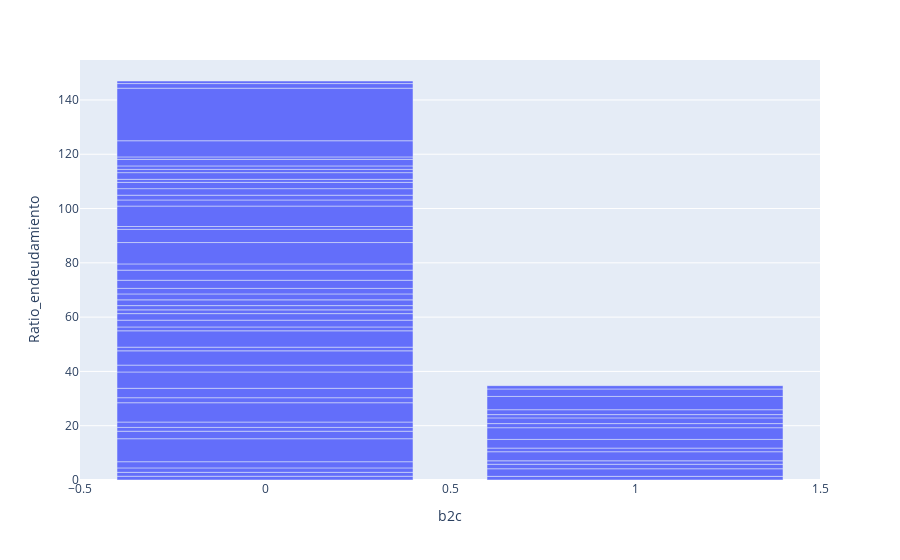

Source (notebook cell):
### Code cell
px.bar(df_valoracion,'b2c','Ratio_endeudamiento')

### Figure 1 — Plotly figure (JSON) as saved in the notebook; plotly's stock layout.template omitted (floating-point values rounded to 4 significant figures)
{"data": [{"alignmentgroup": "True", "hovertemplate": "b2c=%{x}<br>Ratio_endeudamiento=%{y}<extra></extra>", "legendgroup": "", "marker": {"color": "#636efa", "pattern": {"shape": ""}}, "name": "", "offsetgroup": "", "orientation": "v", "showlegend": false, "textposition": "auto", "type": "bar", "x": [0, 1, 0, 1, 1, 0, 0, 0, 0, 0, 0, 0, 0, 0, 1, 0, 0, 1, 1, 0, 0, 0, 0, 1, 0, 0, 0, 0, 0, 1, 1, 0, 1, 0, 1, 1, 0, 0, 1, 0, 0, 0, 0, 0, 1, 0, 0, 0, 0, 0, 0, 0, 0, 0, 1, 0, 0, 0, 0, 0], "xaxis": "x", "y": [1.376, 1.344, 1.45, 2.796, 1.661, 1.63, 2.28, 8.475, 2.754, 1.409, 1.976, 7.114, 1.852, 3.464, 1.268, 6.014, 2.528, 3.343, 1.34, 5.263, 1.345, 6.026, 1.421, 3.199, 2.502, 2.411, 1.383, 1.566, 2.122, 4.313, 1.513, 2.18, 2.1, 2.044, 1.212, 1.811, 2.993, 3.732, 4.882, 2.291, 7.871, 4.851, 1.054, 7.53, 2.744, 2.245, 1.76, 2.417, 2.314, 1.112, 2.469, 1.196, 1.278, 2.426, 1.226, 0.8893, 5.96, 19.36, 1.701, 0.9478], "yaxis": "y"}], "layout": {"barmode": "relative", "legend": {"tracegroupgap": 0}, "margin": {"t": 60}, "xaxis": {"anchor": "y", "domain": [0, 1], "title": {"text": "b2c"}}, "yaxis": {"anchor": "x", "domain": [0, 1], "title": {"text": "Ratio_endeudamiento"}}}}
